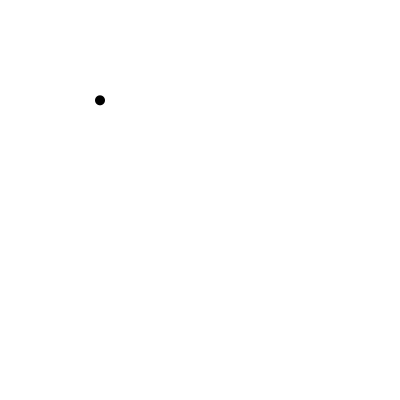
Frame 1 (no input)
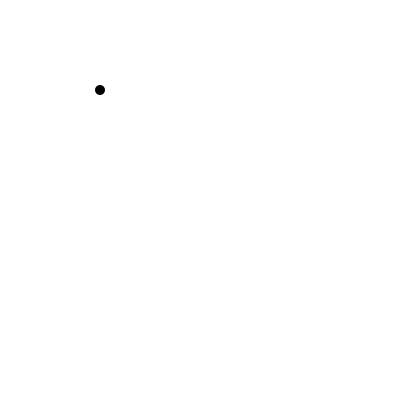
Frame 60 (the mouse pressed at the canvas centre just before this capture)
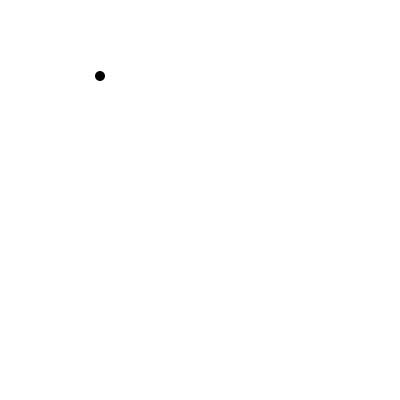
Frame 120 (the mouse held since frame 60 and released just before this capture)

The Processing sketch that drew these frames (run headless with seeded random() and noise(); from frame 60 on, the mouse is pressed at the canvas centre):

// Processing sketch: m20200523_gravity_ball
// ── m20200523_gravity_ball.pde
float g = 100;
float dt = 0.1;

class Ball {
    float x, v;

    Ball() {
        x = 100.0;
        v = -3.0;
    }

    void update() {
        if(x + dt * v > 0) {
            x = x + dt * v;
            v -= dt * g;
        } else {
            x = -(x + dt * v);
            v = -v;
            v -= dt * g;
        }
    }

    void display() {
        ellipse(100, -x + 200, 10, 10);
    }
}

Ball ball;

void setup() {
  size(400, 400);
  noStroke();
  fill(0);
 
  ball = new Ball();
}
 
 void draw() {
  background(255);
 
  ball.update(); 
  ball.display();
}
